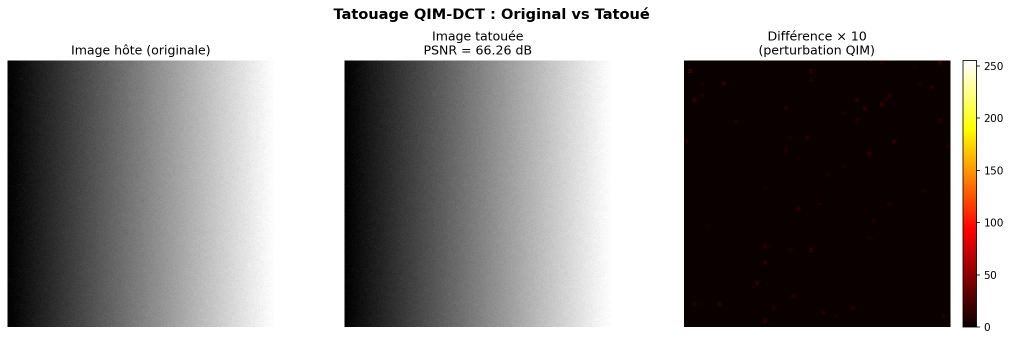
#> input picture fig1_original_vs_tatouee.png, 2022 x 681 px (shown at 1/2 size)
$ python watermark_qim.py --image fig1_original_vs_tatouee.png
#> lines starting #> are read from the running program, lines starting #| are printed output that depends on the picture
"""
Mini-Projet :
Sécurisation des images-2D par tatouage numérique basé sur QIM
=============================================================================
Implémentation complète du système de tatouage numérique (watermarking) en Python
utilisant la méthode QIM (Quantization Index Modulation) dans le domaine DCT 2D.

Architecture du système :
    1. Lecture image hôte
    2. Transformation fréquentielle (DCT 2D)
    3. Insertion watermark par QIM
    4. Simulation d'attaques
    5. Extraction et évaluation
    6. Reconstruction image tatouée
"""

import numpy as np
import cv2
import matplotlib.pyplot as plt
import matplotlib.gridspec as gridspec
from scipy.fft import dct, idct
from skimage.metrics import peak_signal_noise_ratio as psnr
import random
import os


# ─────────────────────────────────────────────────────────────────────────────
# 1.  UTILITAIRES
# ─────────────────────────────────────────────────────────────────────────────

def load_image_gray(path: str) -> np.ndarray:
    """Charge une image et la convertit en niveaux de gris (float64)."""
    img = cv2.imread(path, cv2.IMREAD_GRAYSCALE)
    if img is None:
        raise FileNotFoundError(f"Image introuvable : {path}")
    return img.astype(np.float64)


def generate_watermark(size: int, seed: int = 42) -> np.ndarray:
    """Génère un watermark binaire pseudo-aléatoire de longueur `size`."""
    rng = np.random.default_rng(seed)
    return rng.integers(0, 2, size=size).astype(np.int32)


def select_coefficients(n_coeff: int, block_size: int = 8, secret_key: int = 1234) -> list[tuple[int, int]]:
    """
    Sélectionne pseudo-aléatoirement des indices (i,j) de moyenne fréquence
    dans un bloc DCT 8x8 pour y insérer le watermark.
    """
    # Coordonnées de moyenne fréquence dans un bloc 8x8
    mid_freq = [
        (1, 2), (2, 1), (2, 2), (1, 3), (3, 1),
        (2, 3), (3, 2), (3, 3), (1, 4), (4, 1),
        (2, 4), (4, 2), (3, 4), (4, 3), (4, 4),
        (5, 1), (1, 5), (5, 2), (2, 5), (5, 3),
        (3, 5), (5, 4), (4, 5), (5, 5), (6, 1),
        (1, 6), (6, 2), (2, 6),
    ]
    random.seed(secret_key)
    selected = random.sample(mid_freq * ((n_coeff // len(mid_freq)) + 2), n_coeff)
    return selected


# ─────────────────────────────────────────────────────────────────────────────
# 2.  DCT 2D PAR BLOCS
# ─────────────────────────────────────────────────────────────────────────────

def dct2(block: np.ndarray) -> np.ndarray:
    """DCT-II 2D sur un bloc."""
    return dct(dct(block, axis=0, norm='ortho'), axis=1, norm='ortho')


def idct2(block: np.ndarray) -> np.ndarray:
    """DCT inverse 2D sur un bloc."""
    return idct(idct(block, axis=0, norm='ortho'), axis=1, norm='ortho')


def apply_dct_blocks(image: np.ndarray, block_size: int = 8) -> np.ndarray:
    """Applique la DCT 2D sur tous les blocs non-chevauchants de l'image."""
    h, w = image.shape
    dct_image = np.zeros_like(image)
    for i in range(0, h - block_size + 1, block_size):
        for j in range(0, w - block_size + 1, block_size):
            dct_image[i:i+block_size, j:j+block_size] = dct2(image[i:i+block_size, j:j+block_size])
    return dct_image


def apply_idct_blocks(dct_image: np.ndarray, block_size: int = 8) -> np.ndarray:
    """Applique la DCT inverse 2D sur tous les blocs."""
    h, w = dct_image.shape
    image = np.zeros_like(dct_image)
    for i in range(0, h - block_size + 1, block_size):
        for j in range(0, w - block_size + 1, block_size):
            image[i:i+block_size, j:j+block_size] = idct2(dct_image[i:i+block_size, j:j+block_size])
    return image


# ─────────────────────────────────────────────────────────────────────────────
# 3.  QIM — INSERTION
# ─────────────────────────────────────────────────────────────────────────────

def qim_encode(value: float, bit: int, delta: float) -> float:
    """
    QIM : quantifie `value` sur la grille correspondant au bit `bit`.

    Pour bit=0 : grilles paires  → arrondi sur 0, ±2Δ, ±4Δ…
    Pour bit=1 : grilles impaires → arrondi sur ±Δ, ±3Δ…
    """
    if bit == 0:
        return delta * np.round(value / delta)
    else:
        return delta * (np.round((value - delta / 2) / delta) + 0.5)


def embed_watermark(image: np.ndarray,
                    watermark: np.ndarray,
                    delta: float = 25.0,
                    block_size: int = 8,
                    secret_key: int = 1234) -> np.ndarray:
    """
    Insère le watermark dans l'image via QIM-DCT.

    Paramètres
    ----------
    image      : image hôte en niveaux de gris (float64)
    watermark  : tableau binaire 1D
    delta      : pas de quantification (contrôle robustesse/invisibilité)
    block_size : taille des blocs DCT
    secret_key : graine pour la sélection des coefficients

    Retourne l'image tatouée (float64).
    """
    h, w = image.shape
    n_bits = len(watermark)

    # DCT par blocs
    dct_img = apply_dct_blocks(image, block_size)

    # Lister tous les blocs disponibles
    blocks = [(i, j)
              for i in range(0, h - block_size + 1, block_size)
              for j in range(0, w - block_size + 1, block_size)]

    if n_bits > len(blocks):
        raise ValueError(f"Watermark trop long ({n_bits} bits) pour l'image ({len(blocks)} blocs).")

    # Sélection des coefficients de moyenne fréquence
    coeff_positions = select_coefficients(1, block_size, secret_key)
    coeff_r, coeff_c = coeff_positions[0]  # Un coefficient par bloc

    # Insertion bit par bit
    random.seed(secret_key)
    chosen_blocks = random.sample(blocks, n_bits)

    for idx, (br, bc) in enumerate(chosen_blocks):
        coeff = dct_img[br + coeff_r, bc + coeff_c]
        dct_img[br + coeff_r, bc + coeff_c] = qim_encode(coeff, watermark[idx], delta)

    # DCT inverse
    watermarked = apply_idct_blocks(dct_img, block_size)
    return np.clip(watermarked, 0, 255)


# ─────────────────────────────────────────────────────────────────────────────
# 4.  QIM — EXTRACTION
# ─────────────────────────────────────────────────────────────────────────────

def qim_decode(value: float, delta: float) -> int:
    """
    Décode un bit depuis un coefficient QIM.
    Compare la distance au quantificateur pair vs impair.
    """
    q0 = delta * np.round(value / delta)
    q1 = delta * (np.round((value - delta / 2) / delta) + 0.5)
    return 0 if abs(value - q0) < abs(value - q1) else 1


def extract_watermark(watermarked: np.ndarray,
                      n_bits: int,
                      delta: float = 25.0,
                      block_size: int = 8,
                      secret_key: int = 1234) -> np.ndarray:
    """
    Extrait le watermark de l'image tatouée (ou attaquée).
    """
    h, w = watermarked.shape
    dct_img = apply_dct_blocks(watermarked, block_size)

    blocks = [(i, j)
              for i in range(0, h - block_size + 1, block_size)
              for j in range(0, w - block_size + 1, block_size)]

    coeff_positions = select_coefficients(1, block_size, secret_key)
    coeff_r, coeff_c = coeff_positions[0]

    random.seed(secret_key)
    chosen_blocks = random.sample(blocks, n_bits)

    extracted = np.zeros(n_bits, dtype=np.int32)
    for idx, (br, bc) in enumerate(chosen_blocks):
        coeff = dct_img[br + coeff_r, bc + coeff_c]
        extracted[idx] = qim_decode(coeff, delta)

    return extracted


# ─────────────────────────────────────────────────────────────────────────────
# 5.  MÉTRIQUES
# ─────────────────────────────────────────────────────────────────────────────

def compute_psnr(original: np.ndarray, processed: np.ndarray) -> float:
    """Calcule le PSNR entre deux images (dB). Plus élevé = meilleure qualité."""
    orig_u8 = np.clip(original, 0, 255).astype(np.uint8)
    proc_u8 = np.clip(processed, 0, 255).astype(np.uint8)
    return psnr(orig_u8, proc_u8, data_range=255)


def compute_ber(original_wm: np.ndarray, extracted_wm: np.ndarray) -> float:
    """
    Calcule le Bit Error Rate (BER).
    BER = 0.0 → extraction parfaite.
    BER = 0.5 → extraction aléatoire.
    """
    return np.mean(original_wm != extracted_wm)


# ─────────────────────────────────────────────────────────────────────────────
# 6.  ATTAQUES
# ─────────────────────────────────────────────────────────────────────────────

def attack_gaussian_noise(image: np.ndarray, sigma: float = 10.0) -> np.ndarray:
    """Attaque par bruit gaussien additif."""
    noise = np.random.normal(0, sigma, image.shape)
    return np.clip(image + noise, 0, 255)


def attack_jpeg_compression(image: np.ndarray, quality: int = 50) -> np.ndarray:
    """Attaque par compression JPEG (simulée via encode/decode OpenCV)."""
    img_u8 = np.clip(image, 0, 255).astype(np.uint8)
    encode_param = [int(cv2.IMWRITE_JPEG_QUALITY), quality]
    _, enc = cv2.imencode('.jpg', img_u8, encode_param)
    decoded = cv2.imdecode(enc, cv2.IMREAD_GRAYSCALE)
    return decoded.astype(np.float64)


def attack_crop(image: np.ndarray, crop_ratio: float = 0.1) -> np.ndarray:
    """Attaque par recadrage partiel (remplit les bords avec 0)."""
    h, w = image.shape
    ch, cw = int(h * crop_ratio), int(w * crop_ratio)
    attacked = image.copy()
    attacked[:ch, :] = 0
    attacked[-ch:, :] = 0
    attacked[:, :cw] = 0
    attacked[:, -cw:] = 0
    return attacked


# ─────────────────────────────────────────────────────────────────────────────
# 7.  PIPELINE PRINCIPAL
# ─────────────────────────────────────────────────────────────────────────────

def run_pipeline(image_path: str | None = None,
                 watermark_size: int = 64,
                 delta: float = 25.0,
                 secret_key: int = 1234,
                 wm_seed: int = 42,
                 output_dir: str = ".") -> dict:
    """
    Exécute le pipeline complet de tatouage QIM.

    Paramètres
    ----------
    image_path    : chemin vers l'image hôte (crée une image synthétique si None)
    watermark_size: nombre de bits du watermark
    delta         : pas de quantification QIM
    secret_key    : clé secrète pour la sélection des coefficients
    wm_seed       : graine pour la génération du watermark
    output_dir    : répertoire de sortie

    Retourne un dict avec les métriques de chaque scénario.
    """
#> called with image_path = 'fig1_original_vs_tatouee.png', watermark_size = 64, delta = 25, secret_key = 1234, wm_seed = 42, output_dir = 'output_watermark'
    os.makedirs(output_dir, exist_ok=True)

    # ── Chargement / création de l'image ──────────────────────────────────────
    if image_path and os.path.exists(image_path):
        host = load_image_gray(image_path)
        # Recadrer à un multiple de 8
        h8 = (host.shape[0] // 8) * 8
        w8 = (host.shape[1] // 8) * 8
        host = host[:h8, :w8]
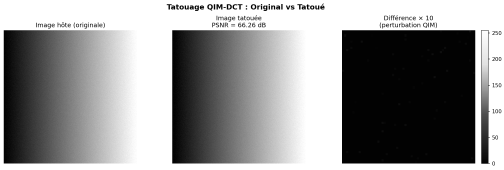
#> host: shape (680, 2016) float64 (shown at 1/4 size); min 0, max 255, mean 145.7
        print(f"[INFO] Image chargée : {image_path}  ({host.shape[0]}×{host.shape[1]})")
#| [INFO] Image chargée : fig1_original_vs_tatouee.png  (680×2016)
    else:
        print("[INFO] Aucune image fournie — génération d'une image synthétique (512×512).")
        # Image synthétique : dégradé + bruit structuré
        x = np.linspace(0, 255, 512)
        host = np.tile(x, (512, 1))
        host += np.random.default_rng(0).normal(0, 5, host.shape)
        host = np.clip(host, 0, 255)

    # ── Watermark ─────────────────────────────────────────────────────────────
    watermark = generate_watermark(watermark_size, seed=wm_seed)
    print(f"[INFO] Watermark ({watermark_size} bits) : {watermark[:16]}…")

    # ── Insertion ─────────────────────────────────────────────────────────────
    watermarked = embed_watermark(host, watermark, delta=delta, secret_key=secret_key)
#> after the loop in apply_dct_blocks, `for i in range(0, h - block_size + 1, block_size):`:
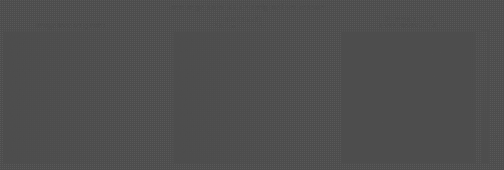
#> dct_image: shape (680, 2016) float64 (shown at 1/4 size); min -882.7, max 2040, mean 18.3; drawn with min black and max white
#> the loop in embed_watermark, `for idx, (br, bc) in enumerate(chosen_blocks):` made 64 passes
#> coeff on passes 1 to 8: 0, -4.33, 0, -18.76, 0, 9.55, 0, -17.87
    psnr_embed = compute_psnr(host, watermarked)
#> psnr_embed = 66.18
    print(f"\n{'─'*50}")
    print(f"  PSNR après insertion  : {psnr_embed:.2f} dB")
#|   PSNR après insertion  : 66.18 dB

    # ── Extraction sans attaque ────────────────────────────────────────────────
    ext_clean = extract_watermark(watermarked, watermark_size, delta=delta, secret_key=secret_key)
#> the loop in extract_watermark, `for idx, (br, bc) in enumerate(chosen_blocks):` made 64 passes
#> (coeff, q0 in qim_decode, q1 in qim_decode) on passes 1 to 8: (0, 0, 12.5), (-12.18, 0, -12.5), (6.25, 0, 12.5), (-21.88, -25, -12.5), (0, 0, 12.5), (11.21, 0, 12.5), (0, 0, 12.5), (-13.81, -25, -12.5)
#> after the loop in extract_watermark, `for idx, (br, bc) in enumerate(chosen_blocks):`: extracted = 64 values, max 1 at index 1, min 0 at index 0, mean 0.312
#> ext_clean has the same summary as extracted in extract_watermark
    ber_clean = compute_ber(watermark, ext_clean)
#> ber_clean = 0.25
    print(f"  BER sans attaque      : {ber_clean:.4f}  ({int((1-ber_clean)*100)}% bits corrects)")
#|   BER sans attaque      : 0.2500  (75% bits corrects)

    # ── Scénarios d'attaques ───────────────────────────────────────────────────
    results = {
        "Sans attaque":      {"psnr": psnr_embed, "ber": ber_clean, "image": watermarked.copy()},
    }

    attacks = {
        "Bruit gaussien σ=5":  lambda img: attack_gaussian_noise(img, sigma=5),
        "Bruit gaussien σ=15": lambda img: attack_gaussian_noise(img, sigma=15),
        "JPEG Q=80":           lambda img: attack_jpeg_compression(img, quality=80),
        "JPEG Q=50":           lambda img: attack_jpeg_compression(img, quality=50),
        "JPEG Q=20":           lambda img: attack_jpeg_compression(img, quality=20),
        "Recadrage 10%":       lambda img: attack_crop(img, 0.10),
    }

    for name, attack_fn in attacks.items():
        attacked = attack_fn(watermarked)
        ext = extract_watermark(attacked, watermark_size, delta=delta, secret_key=secret_key)
        ber = compute_ber(watermark, ext)
        p = compute_psnr(watermarked, attacked)
        results[name] = {"psnr": p, "ber": ber, "image": attacked}
        print(f"  [{name:22s}]  PSNR={p:6.2f} dB   BER={ber:.4f}")
#> this loop made 6 passes
#> (ber, p) on passes 1 to 3: (0.25, 35.45), (0.359, 26.19), (0.547, 41.51)
#> (printed output is left out)
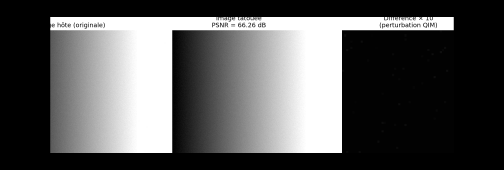
#> attacked: shape (680, 2016) float64 (shown at 1/4 size); min 0, max 255, mean 87.1

    print(f"{'─'*50}\n")

    # ── Figures ───────────────────────────────────────────────────────────────
    _plot_results(host, watermarked, watermark, results, output_dir)
#> in _plot_results, `diff = np.abs(watermarked - host)`:
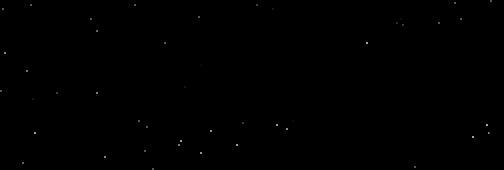
#> diff: shape (680, 2016) float64 (shown at 1/4 size); min 0, max 2.17, mean 0.00165; drawn with min black and max white
#> in _plot_results, `plt.savefig(p1, dpi=150, bbox_inches='tight')`:
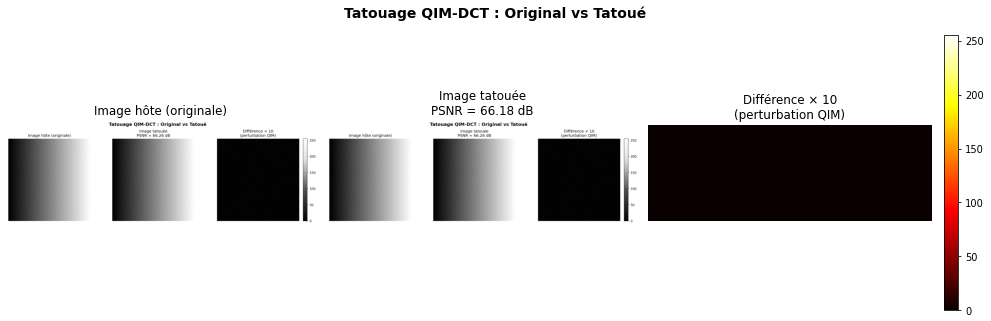
#> figure drawn by matplotlib, 4 panels

    return results


# ─────────────────────────────────────────────────────────────────────────────
# 8.  VISUALISATION
# ─────────────────────────────────────────────────────────────────────────────

def _plot_results(host, watermarked, watermark, results, output_dir):
    """Génère et sauvegarde les figures de résultats."""

    # ── Figure 1 : Original vs Tatoué + différence ────────────────────────────
    fig, axes = plt.subplots(1, 3, figsize=(14, 4.5))
    fig.suptitle("Tatouage QIM-DCT : Original vs Tatoué", fontsize=14, fontweight='bold')

    axes[0].imshow(host, cmap='gray', vmin=0, vmax=255)
    axes[0].set_title("Image hôte (originale)")
    axes[0].axis('off')

    axes[1].imshow(watermarked, cmap='gray', vmin=0, vmax=255)
    psnr_val = results["Sans attaque"]["psnr"]
    axes[1].set_title(f"Image tatouée\nPSNR = {psnr_val:.2f} dB")
    axes[1].axis('off')

    diff = np.abs(watermarked - host)
    im = axes[2].imshow(diff * 10, cmap='hot', vmin=0, vmax=255)
    axes[2].set_title("Différence × 10\n(perturbation QIM)")
    axes[2].axis('off')
    plt.colorbar(im, ax=axes[2], fraction=0.046, pad=0.04)

    plt.tight_layout()
    p1 = os.path.join(output_dir, "fig1_original_vs_tatouee.png")
    plt.savefig(p1, dpi=150, bbox_inches='tight')
    plt.close()
    print(f"[SAVE] {p1}")

    # ── Figure 2 : Watermarks (original vs extrait) ───────────────────────────
    fig, axes = plt.subplots(1, 3, figsize=(14, 3))
    fig.suptitle("Watermark : original vs extrait", fontsize=13, fontweight='bold')

    wm_2d_len = int(np.ceil(np.sqrt(len(watermark))))
    wm_padded = np.zeros(wm_2d_len * wm_2d_len)
    wm_padded[:len(watermark)] = watermark
    wm_img = wm_padded.reshape(wm_2d_len, wm_2d_len)

    axes[0].imshow(wm_img, cmap='gray', interpolation='nearest')
    axes[0].set_title("Watermark original")
    axes[0].axis('off')

    ext_clean = results["Sans attaque"]
    ext_arr = extract_watermark(results["Sans attaque"]["image"],
                                 len(watermark), delta=25.0)
#> (the rest of the program and of its run is left out)
